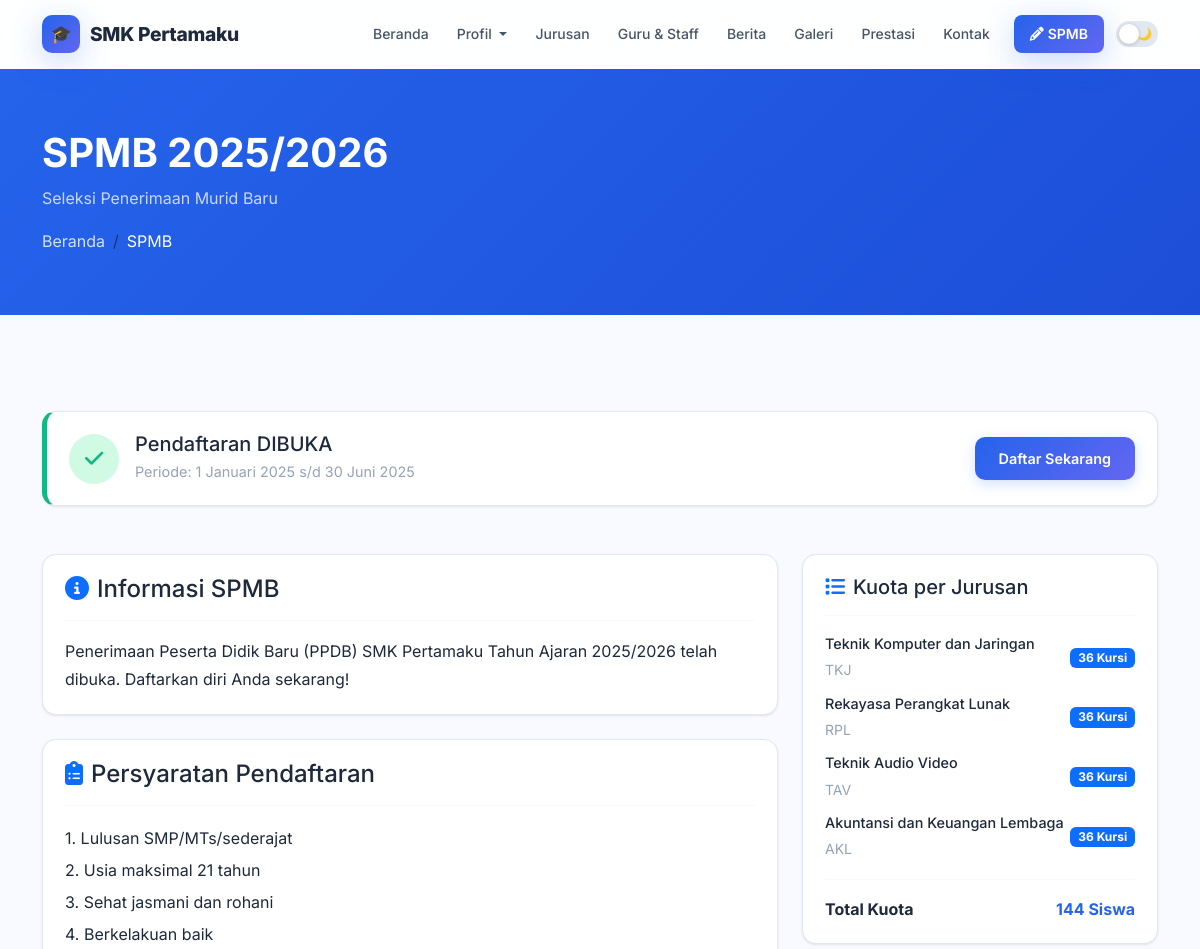
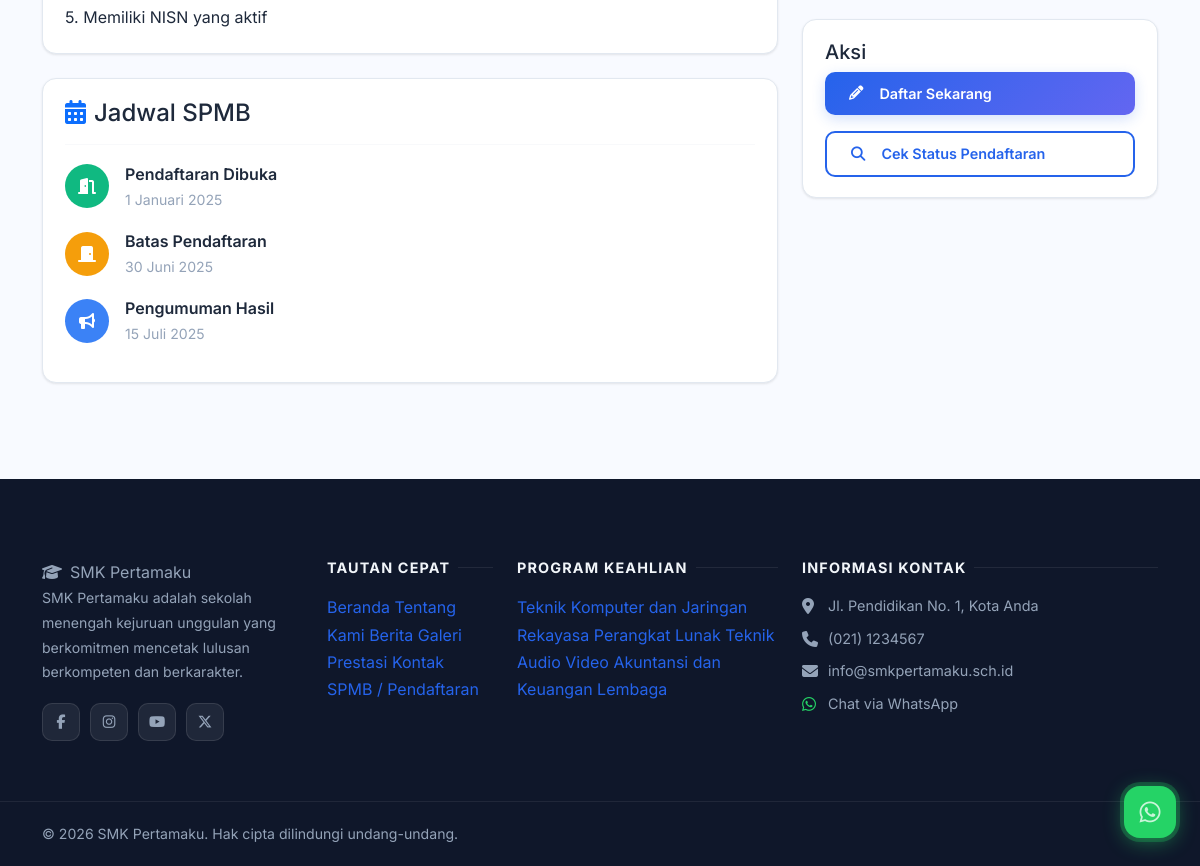
Page /spmb on the committed database (2 pictures, top to bottom).
### tables this page shows
CREATE TABLE IF NOT EXISTS `spmb_settings` (
  `id` INT AUTO_INCREMENT PRIMARY KEY,
  `academic_year` VARCHAR(20) NOT NULL,
  `open_date` DATE NOT NULL,
  `close_date` DATE NOT NULL,
  `announcement_date` DATE DEFAULT NULL,
  `quota_total` INT DEFAULT 144,
  `is_active` TINYINT(1) DEFAULT 1,
  `info` TEXT DEFAULT NULL,
  `requirements` LONGTEXT DEFAULT NULL,
  `created_at` TIMESTAMP DEFAULT CURRENT_TIMESTAMP
);

CREATE TABLE IF NOT EXISTS `programs` (
  `id` INT AUTO_INCREMENT PRIMARY KEY,
  `name` VARCHAR(200) NOT NULL,
  `code` VARCHAR(20) DEFAULT NULL,
  `description` LONGTEXT,
  `image` VARCHAR(255) DEFAULT NULL,
  `icon` VARCHAR(100) DEFAULT 'fas fa-laptop-code',
  `quota` INT DEFAULT 36,
  `is_active` TINYINT(1) DEFAULT 1,
  `sort_order` INT DEFAULT 0,
  `created_at` TIMESTAMP DEFAULT CURRENT_TIMESTAMP
);

CREATE TABLE IF NOT EXISTS `social_media` (
  `id` INT AUTO_INCREMENT PRIMARY KEY,
  `platform` VARCHAR(50) NOT NULL,
  `url` VARCHAR(255) NOT NULL,
  `icon` VARCHAR(100) DEFAULT NULL,
  `is_active` TINYINT(1) DEFAULT 1
);

### app/controllers/PublicController.php (called while the page is built, shortened)
<?php
class PublicController {
    public function spmbInfo() {
        $db = getDB();
        $res = $db->query("SELECT * FROM spmb_settings ORDER BY id DESC LIMIT 1");
        $spmbSettings = $res ? ($res->fetch_assoc() ?: []) : [];
        $resP = $db->query("SELECT * FROM programs WHERE is_active=1 ORDER BY sort_order");
        $programs = $resP ? $resP->fetch_all(MYSQLI_ASSOC) : [];
        require_once __DIR__ . '/../../views/public/spmb.php';
    }
}

### index.php (called while the page is built, shortened)
<?php
require_once __DIR__ . '/routes/web.php';

### app/helpers.php (called while the page is built, shortened)
<?php
function getSettings() {
    $db = getDB();
    $res = $db->query("SELECT `key`, value FROM settings");
    $data = [];
    while ($row = $res->fetch_assoc()) {
        $data[$row['key']] = $row['value'];
    }
    return $data;
}
function formatDate($date) {
    $months = ['','Januari','Februari','Maret','April','Mei','Juni',
               'Juli','Agustus','September','Oktober','November','Desember'];
    $d = date('j', strtotime($date));
    $m = $months[(int)date('n', strtotime($date))];
    $y = date('Y', strtotime($date));
    return "$d $m $y";
}

### views/public/spmb.php (the view, shortened to what this page needs)
<?php
require_once __DIR__ . '/../layouts/header.php';
?>
<div style="background:linear-gradient(135deg,var(--primary),var(--primary-dark));padding:60px 0;color:#fff;">
    <div class="container">
        <h1 class="fw-bold mb-2">SPMB <?= htmlspecialchars($spmbSettings['academic_year'] ?? '') ?></h1>
        <p class="mb-3 opacity-75">Seleksi Penerimaan Murid Baru</p>
        <nav aria-label="breadcrumb">
            <ol class="breadcrumb mb-0"><li class="breadcrumb-item"><a href="<?= APP_URL ?>/" style="color:rgba(255,255,255,0.8);">Beranda</a></li><li class="breadcrumb-item active text-white">SPMB</li></ol>
        </nav>
    </div>
</div>
<section class="section">
    <div class="container">
        <?php if (!empty($spmbSettings)): ?>
        <div class="card mb-5" style="border-left:5px solid <?= ($spmbSettings['is_active'] ?? 0) ? '#10b981' : '#ef4444' ?>;">
            <div class="card-body d-flex align-items-center gap-3">
                <div style="width:50px;height:50px;border-radius:50%;background:<?= ($spmbSettings['is_active'] ?? 0) ? '#d1fae5' : '#fee2e2' ?>;display:flex;align-items:center;justify-content:center;flex-shrink:0;">
                    <i class="fas fa-<?= ($spmbSettings['is_active'] ?? 0) ? 'check' : 'times' ?>" style="color:<?= ($spmbSettings['is_active'] ?? 0) ? '#10b981' : '#ef4444' ?>;font-size:1.3rem;"></i>
                </div>
                <div>
                    <h5 style="color:var(--text);margin:0;">Pendaftaran <?= ($spmbSettings['is_active'] ?? 0) ? 'DIBUKA' : 'DITUTUP' ?></h5>
                    <p style="color:var(--text-muted);margin:4px 0 0;font-size:0.9rem;">
                        Periode: <?= formatDate($spmbSettings['open_date'] ?? '') ?> s/d <?= formatDate($spmbSettings['close_date'] ?? '') ?>
                    </p>
                </div>
                <?php if ($spmbSettings['is_active'] ?? 0): ?>
                <a href="<?= APP_URL ?>/spmb/daftar" class="btn btn-primary ms-auto">Daftar Sekarang</a>
                <?php endif; ?>
            </div>
        </div>
        <?php endif; ?>
        <div class="row g-4">
            <div class="col-lg-8">
                <?php if (!empty($spmbSettings['info'])): ?>
                <div class="card mb-4">
                    <div class="card-body">
                        <h4 style="color:var(--text);"><i class="fas fa-info-circle me-2 text-primary"></i>Informasi SPMB</h4>
                        <hr style="border-color:var(--border);">
                        <div style="color:var(--text);line-height:1.8;"><?= nl2br(htmlspecialchars($spmbSettings['info'])) ?></div>
                    </div>
                </div>
                <?php endif; ?>
                <?php if (!empty($spmbSettings['requirements'])): ?>
                <div class="card mb-4">
                    <div class="card-body">
                        <h4 style="color:var(--text);"><i class="fas fa-clipboard-list me-2 text-primary"></i>Persyaratan Pendaftaran</h4>
                        <hr style="border-color:var(--border);">
                        <div style="color:var(--text);line-height:2;"><?= nl2br(htmlspecialchars($spmbSettings['requirements'])) ?></div>
                    </div>
                </div>
                <?php endif; ?>
                <div class="card">
                    <div class="card-body">
                        <h4 style="color:var(--text);"><i class="fas fa-calendar-alt me-2 text-primary"></i>Jadwal SPMB</h4>
                        <hr style="border-color:var(--border);">
                        <div class="timeline">
                            <?php
                            $timeline = [
                                ['label' => 'Pendaftaran Dibuka', 'date' => $spmbSettings['open_date'] ?? null, 'icon' => 'fa-door-open', 'color' => '#10b981'],
                                ['label' => 'Batas Pendaftaran', 'date' => $spmbSettings['close_date'] ?? null, 'icon' => 'fa-door-closed', 'color' => '#f59e0b'],
                                ['label' => 'Pengumuman Hasil', 'date' => $spmbSettings['announcement_date'] ?? null, 'icon' => 'fa-bullhorn', 'color' => '#3b82f6'],
                            ];
                            foreach ($timeline as $tl): if (empty($tl['date'])) continue; ?>
                            <div class="d-flex align-items-center gap-3 mb-3">
                                <div style="width:44px;height:44px;border-radius:50%;background:<?= $tl['color'] ?>;display:flex;align-items:center;justify-content:center;flex-shrink:0;">
                                    <i class="fas <?= $tl['icon'] ?>" style="color:#fff;"></i>
                                </div>
                                <div>
                                    <div style="color:var(--text);font-weight:600;"><?= $tl['label'] ?></div>
                                    <div style="color:var(--text-muted);font-size:0.88rem;"><?= formatDate($tl['date']) ?></div>
                                </div>
                            </div>
                            <?php endforeach; ?>
                        </div>
                    </div>
                </div>
            </div>
            <div class="col-lg-4">
                <div class="card mb-4">
                    <div class="card-body">
                        <h5 style="color:var(--text);"><i class="fas fa-list me-2 text-primary"></i>Kuota per Jurusan</h5>
                        <hr style="border-color:var(--border);">
                        <?php foreach ($programs as $prog): ?>
                        <div class="d-flex justify-content-between align-items-center mb-2">
                            <div>
                                <div style="color:var(--text);font-size:0.9rem;font-weight:500;"><?= htmlspecialchars($prog['name']) ?></div>
                                <?php if (!empty($prog['code'])): ?><small style="color:var(--text-muted);"><?= htmlspecialchars($prog['code']) ?></small><?php endif; ?>
                            </div>
                            <span class="badge bg-primary"><?= $prog['quota'] ?> Kursi</span>
                        </div>
                        <?php endforeach; ?>
                        <hr style="border-color:var(--border);">
                        <div class="d-flex justify-content-between">
                            <strong style="color:var(--text);">Total Kuota</strong>
                            <strong style="color:var(--primary);"><?= $spmbSettings['quota_total'] ?? 144 ?> Siswa</strong>
                        </div>
                    </div>
                </div>
                <div class="card">
                    <div class="card-body">
                        <h5 style="color:var(--text);">Aksi</h5>
                        <?php if ($spmbSettings['is_active'] ?? 0): ?>
                        <a href="<?= APP_URL ?>/spmb/daftar" class="btn btn-primary w-100 mb-3">
                            <i class="fas fa-pencil-alt me-2"></i>Daftar Sekarang
                        </a>
                        <?php else: ?>
                        <button class="btn btn-secondary w-100 mb-3" disabled>Pendaftaran Belum Dibuka</button>
                        <?php endif; ?>
                        <a href="<?= APP_URL ?>/spmb/cek" class="btn btn-outline-primary w-100">
                            <i class="fas fa-search me-2"></i>Cek Status Pendaftaran
                        </a>
                    </div>
                </div>
            </div>
        </div>
    </div>
</section>
<?php require_once __DIR__ . '/../layouts/footer.php'; ?>

### views/layouts/footer.php (shortened to what this page needs)
<?php
$settings = getSettings();
$schoolName = $settings['school_name'] ?? 'SMK Pertamaku';
$footerAbout = $settings['footer_about'] ?? '';
$address = $settings['school_address'] ?? '';
$phone = $settings['school_phone'] ?? '';
$email = $settings['school_email'] ?? '';
$whatsapp = $settings['whatsapp_number'] ?? '';
$footerCopyright = $settings['footer_copyright'] ?? 'Hak cipta dilindungi undang-undang.';
$currentYear = date('Y');
$db = getDB();
$progRes = $db->query("SELECT id, name FROM programs WHERE is_active=1 ORDER BY sort_order LIMIT 6");
$footerPrograms = $progRes ? $progRes->fetch_all(MYSQLI_ASSOC) : [];
$smRes = $db->query("SELECT * FROM social_media WHERE is_active=1");
$socialMedia = $smRes ? $smRes->fetch_all(MYSQLI_ASSOC) : [];
?>
</main>
<footer class="site-footer">
    <div class="container">
        <div class="row g-4">
            <div class="col-lg-3 col-md-6">
                <span class="footer-brand"><i class="fas fa-graduation-cap me-2"></i><?= htmlspecialchars($schoolName) ?></span>
                <p><?= htmlspecialchars($footerAbout) ?></p>
                <?php if ($socialMedia): ?>
                <div class="social-links">
                    <?php foreach ($socialMedia as $sm): ?>
                        <a href="<?= htmlspecialchars($sm['url']) ?>" target="_blank" rel="noopener" class="social-link" title="<?= htmlspecialchars($sm['platform']) ?>">
                            <i class="<?= htmlspecialchars($sm['icon'] ?? 'fas fa-link') ?>"></i>
                        </a>
                    <?php endforeach; ?>
                </div>
                <?php endif; ?>
            </div>
            <div class="col-lg-2 col-md-6">
                <h5>Tautan Cepat</h5>
                <a href="<?= APP_URL ?>/">Beranda</a>
                <a href="<?= APP_URL ?>/profil">Tentang Kami</a>
                <a href="<?= APP_URL ?>/berita">Berita</a>
                <a href="<?= APP_URL ?>/galeri">Galeri</a>
                <a href="<?= APP_URL ?>/prestasi">Prestasi</a>
                <a href="<?= APP_URL ?>/kontak">Kontak</a>
                <a href="<?= APP_URL ?>/spmb">SPMB / Pendaftaran</a>
            </div>
            <div class="col-lg-3 col-md-6">
                <h5>Program Keahlian</h5>
                <?php foreach ($footerPrograms as $prog): ?>
                    <a href="<?= APP_URL ?>/jurusan/<?= $prog['id'] ?>"><?= htmlspecialchars($prog['name']) ?></a>
                <?php endforeach; ?>
            </div>
            <div class="col-lg-4 col-md-6">
                <h5>Informasi Kontak</h5>
                <?php if ($address): ?>
                <div class="d-flex gap-2 mb-2">
                    <i class="fas fa-map-marker-alt mt-1" style="color:#94a3b8;width:18px;"></i>
                    <span style="color:var(--footer-text);font-size:0.9rem;"><?= htmlspecialchars($address) ?></span>
                </div>
                <?php endif; ?>
                <?php if ($phone): ?>
                <div class="d-flex gap-2 mb-2">
                    <i class="fas fa-phone mt-1" style="color:#94a3b8;width:18px;"></i>
                    <a href="tel:<?= preg_replace('/[^0-9+]/', '', $phone) ?>" style="color:var(--footer-text);font-size:0.9rem;"><?= htmlspecialchars($phone) ?></a>
                </div>
                <?php endif; ?>
                <?php if ($email): ?>
                <div class="d-flex gap-2 mb-2">
                    <i class="fas fa-envelope mt-1" style="color:#94a3b8;width:18px;"></i>
                    <a href="mailto:<?= htmlspecialchars($email) ?>" style="color:var(--footer-text);font-size:0.9rem;"><?= htmlspecialchars($email) ?></a>
                </div>
                <?php endif; ?>
                <?php if ($whatsapp): ?>
                <div class="d-flex gap-2 mb-2">
                    <i class="fab fa-whatsapp mt-1" style="color:#25d366;width:18px;"></i>
                    <a href="https://wa.me/<?= preg_replace('/[^0-9]/', '', $whatsapp) ?>" target="_blank" style="color:var(--footer-text);font-size:0.9rem;">Chat via WhatsApp</a>
                </div>
                <?php endif; ?>
            </div>
        </div>
    </div>
    <div class="footer-bottom">
        <div class="container">
            <p class="mb-0">
                &copy; <?= $currentYear ?> <?= htmlspecialchars($schoolName) ?>. <?= htmlspecialchars($footerCopyright) ?>
            </p>
        </div>
    </div>
</footer>
<?php if ($whatsapp): ?>
<a href="https://wa.me/<?= preg_replace('/[^0-9]/', '', $whatsapp) ?>?text=Halo+<?= urlencode($schoolName) ?>%2C+saya+ingin+bertanya..."
   class="whatsapp-float" target="_blank" rel="noopener" title="Chat WhatsApp">
    <i class="fab fa-whatsapp"></i>
</a>
<?php endif; ?>
</body>
</html>

### rows in the picture
spmb_settings: academic_year "2025/2026", open_date "1 Januari 2025", close_date "30 Juni 2025", info "Penerimaan Peserta Didik Baru (PPDB) SMK Pertamaku Tahun Ajaran 2025/2026 telah dibuka. Daftarkan diri Anda sekarang!", requirements "1. Lulusan SMP/MTs/sederajat 2. Usia maksimal 21 tahun 3. Sehat jasmani dan rohani 4. Berkelakuan baik 5. Memiliki NISN yang aktif", quota_total "144"
programs: name "Teknik Komputer dan Jaringan", code "TKJ", quota "36"
programs: name "Rekayasa Perangkat Lunak", code "RPL", quota "36"
programs: name "Teknik Audio Video", code "TAV", quota "36"
programs: name "Akuntansi dan Keuangan Lembaga", code "AKL", quota "36"

### other values in the picture
$schoolName "SMK Pertamaku"
$tl['label'] "Pendaftaran Dibuka"
formatDate($tl['date']) "1 Januari 2025"
$tl['label'] "Batas Pendaftaran"
formatDate($tl['date']) "30 Juni 2025"
$tl['label'] "Pengumuman Hasil"
formatDate($tl['date']) "15 Juli 2025"
$footerAbout "SMK Pertamaku adalah sekolah menengah kejuruan unggulan yang berkomitmen mencetak lulusan berkompeten dan berkarakter."
$address "Jl. Pendidikan No. 1, Kota Anda"
$phone "(021) 1234567"
$email "info@smkpertamaku.sch.id"
$footerCopyright "Hak cipta dilindungi undang-undang."
